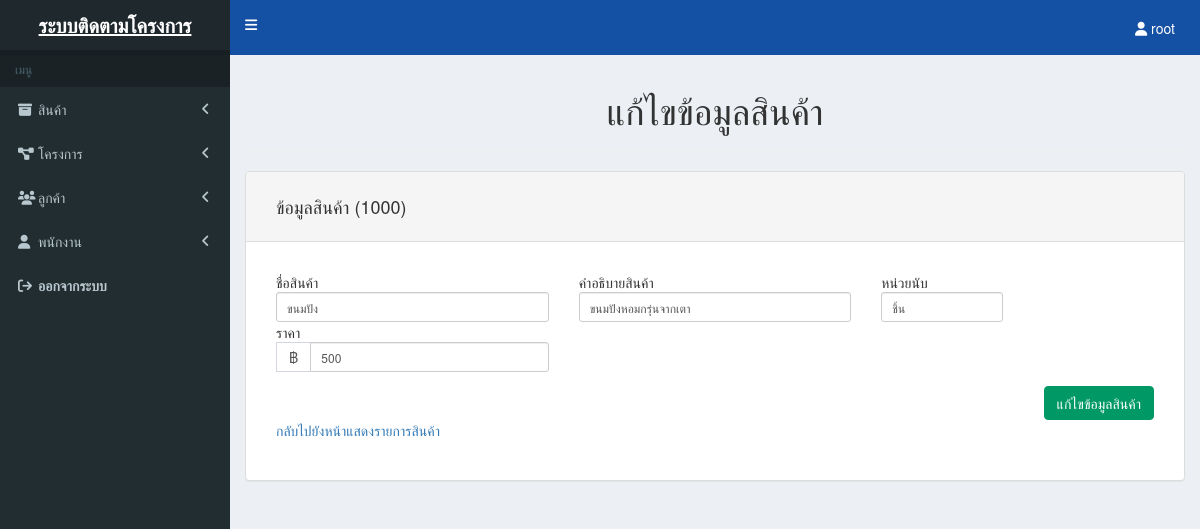
The page /product-edit.php?id=1000 (signed in) on the database its author committed.
### tables this page shows
CREATE TABLE `products` (
  `product_id` int(11) NOT NULL,
  `product_name` mediumtext NOT NULL,
  `product_desc` mediumtext NOT NULL,
  `product_unit` mediumtext NOT NULL,
  `product_price` varchar(255) DEFAULT NULL
);

### product-edit.php (the view, shortened to what this page needs)
<?php
include('header.php');
$getID = $_GET['id'];
$mysqli = new mysqli(DATABASE_HOST, DATABASE_USER, DATABASE_PASS, DATABASE_NAME);
$query = "SELECT * FROM products WHERE product_id = '" . $mysqli->real_escape_string($getID) . "'";
$result = mysqli_query($mysqli, $query);
if ($result) {
	while ($row = mysqli_fetch_assoc($result)) {
		$product_name = $row['product_name'];
		$product_desc = $row['product_desc'];
		$product_unit = $row['product_unit'];
		$product_price = $row['product_price'];
	}
}
?>
<div class="text-center">
	<h1>แก้ไขข้อมูลสินค้า</h1>
</div>
<hr>
<div class="row">
	<div class="col-xs-12">
		<div class="panel panel-default">
			<div class="panel-heading">
				<h4>ข้อมูลสินค้า (<?php echo $getID; ?>)</h4>
			</div>
			<div class="panel-body form-group form-group-sm">
				<form method="post" id="update_product">
					<div class="row">
						<div class="col-xs-4">
							ชื่อสินค้า
							<input type="text" class="form-control required" name="product_name" placeholder="Enter product name" value="<?php echo $product_name; ?>">
						</div>
						<div class="col-xs-4">
							คำอธิบายสินค้า
							<input type="text" class="form-control required" name="product_desc" placeholder="Enter product description" value="<?php echo $product_desc; ?>">
						</div>
						<div class="col-xs-2">
							หน่วยนับ
							<input type="text" class="form-control required" name="product_unit" placeholder="Enter product unit" value="<?php echo $product_unit; ?>">
						</div>
						<div class="col-xs-4">
							ราคา
							<div class="input-group">
								<span class="input-group-addon"><?php echo CURRENCY ?></span>
								<input type="text" name="product_price" class="form-control required" placeholder="0.00" aria-describedby="sizing-addon1" value="<?php echo $product_price; ?>">
							</div>
						</div>
					</div>
					<div class="row">
						<div class="col-xs-12 margin-top btn-group">
							<input type="submit" id="action_update_product" class="btn btn-success float-right" value="แก้ไขข้อมูลสินค้า" data-loading-text="กำลังแก้ไขข้อมูลสินค้า...">
						</div>
					</div>
				</form>
				<p><a href="product-list.php">กลับไปยังหน้าแสดงรายการสินค้า</a></p>
			</div>
		</div>
	</div>
		<?php
		include('footer.php');
		?>

### css/styles.css (style rules this page uses)
body { padding: 0; }
.btn-success { background-color: #009966; border-color: #009966; }
.panel-body { padding: 30px 30px 15px 30px; }
.panel-heading { padding: 15px 30px 15px 30px; }
.float-right { float: right !important; }
.margin-top { margin-top: 1em; }

### rows shown on the page
products: product_name "ขนมปัง", product_desc "ขนมปังหอมกรุ่นจากเตา", product_unit "ชิ้น", product_price "500"

### other values the page prints
$_SESSION['login_username'] "root"
$getID "1000"
CURRENCY "฿"
